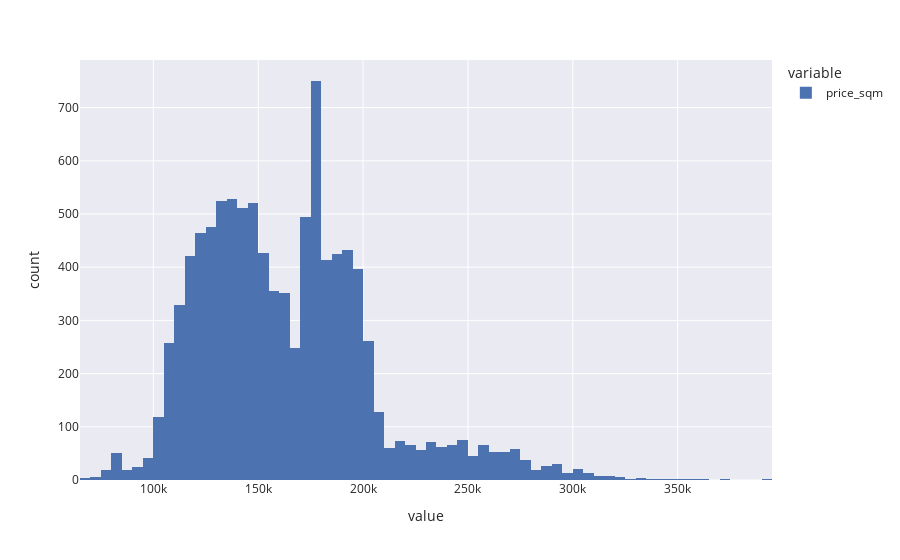

Notebook code cell kept with this figure:
### Code cell
px.histogram(df_target, template="seaborn")

### Figure 1 — Plotly figure (JSON) as saved in the notebook; plotly's stock layout.template omitted (floating-point values rounded to 4 significant figures; data arrays with more than 128 entries replaced by an {"elided": "..."} marker saying what was removed)
{"data": [{"alignmentgroup": "True", "bingroup": "x", "hovertemplate": "variable=price_sqm<br>value=%{x}<br>count=%{y}<extra></extra>", "legendgroup": "price_sqm", "marker": {"color": "rgb(76,114,176)", "pattern": {"shape": ""}}, "name": "price_sqm", "offsetgroup": "price_sqm", "orientation": "v", "showlegend": true, "type": "histogram", "x": {"elided": "10000 int values"}, "xaxis": "x", "yaxis": "y"}], "layout": {"autosize": true, "barmode": "relative", "legend": {"title": {"text": "variable"}, "tracegroupgap": 0}, "margin": {"t": 60}, "xaxis": {"anchor": "y", "autorange": true, "domain": [0, 1], "range": [65000.0, 395000.0], "title": {"text": "value"}, "type": "linear"}, "yaxis": {"anchor": "x", "autorange": true, "domain": [0, 1], "range": [0, 789.5], "title": {"text": "count"}}}}
